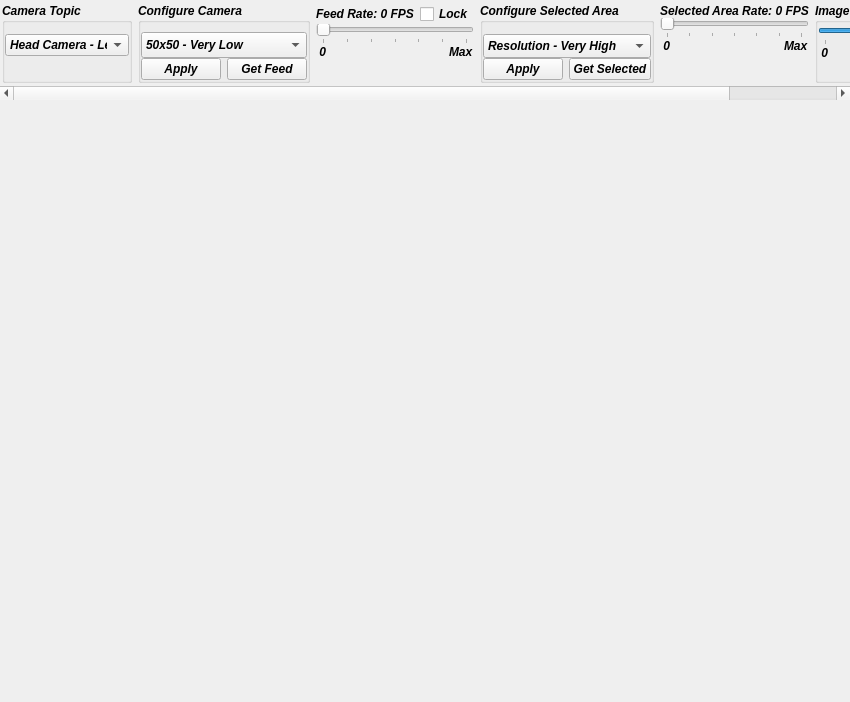
<?xml version="1.0" encoding="UTF-8"?>
<ui version="4.0">
 <class>CameraViewWidget</class>
 <widget class="QWidget" name="CameraViewWidget">
  <property name="geometry">
   <rect>
    <x>0</x>
    <y>0</y>
    <width>850</width>
    <height>702</height>
   </rect>
  </property>
  <property name="minimumSize">
   <size>
    <width>250</width>
    <height>0</height>
   </size>
  </property>
  <property name="maximumSize">
   <size>
    <width>16777215</width>
    <height>16777215</height>
   </size>
  </property>
  <property name="windowTitle">
   <string>CameraViewWidget</string>
  </property>
  <layout class="QVBoxLayout" name="verticalLayout_3">
   <property name="spacing">
    <number>0</number>
   </property>
   <property name="sizeConstraint">
    <enum>QLayout::SetMinAndMaxSize</enum>
   </property>
   <property name="margin">
    <number>0</number>
   </property>
   <item>
    <widget class="QScrollArea" name="scrollArea">
     <property name="minimumSize">
      <size>
       <width>0</width>
       <height>0</height>
      </size>
     </property>
     <property name="maximumSize">
      <size>
       <width>16777215</width>
       <height>100</height>
      </size>
     </property>
     <property name="font">
      <font>
       <pointsize>9</pointsize>
       <weight>75</weight>
       <italic>true</italic>
       <bold>true</bold>
      </font>
     </property>
     <property name="frameShape">
      <enum>QFrame::NoFrame</enum>
     </property>
     <property name="lineWidth">
      <number>0</number>
     </property>
     <property name="verticalScrollBarPolicy">
      <enum>Qt::ScrollBarAsNeeded</enum>
     </property>
     <property name="horizontalScrollBarPolicy">
      <enum>Qt::ScrollBarAsNeeded</enum>
     </property>
     <property name="widgetResizable">
      <bool>true</bool>
     </property>
     <widget class="QWidget" name="scrolling_area">
      <property name="geometry">
       <rect>
        <x>0</x>
        <y>0</y>
        <width>999</width>
        <height>84</height>
       </rect>
      </property>
      <property name="sizePolicy">
       <sizepolicy hsizetype="Expanding" vsizetype="Expanding">
        <horstretch>0</horstretch>
        <verstretch>0</verstretch>
       </sizepolicy>
      </property>
      <layout class="QHBoxLayout" name="horizontalLayout_2">
       <property name="margin">
        <number>2</number>
       </property>
       <item>
        <widget class="QWidget" name="widget" native="true">
         <layout class="QVBoxLayout" name="verticalLayout_2">
          <property name="spacing">
           <number>0</number>
          </property>
          <property name="margin">
           <number>0</number>
          </property>
          <item>
           <widget class="QGroupBox" name="groupBox">
            <property name="sizePolicy">
             <sizepolicy hsizetype="Expanding" vsizetype="Expanding">
              <horstretch>0</horstretch>
              <verstretch>0</verstretch>
             </sizepolicy>
            </property>
            <property name="maximumSize">
             <size>
              <width>130</width>
              <height>80</height>
             </size>
            </property>
            <property name="title">
             <string>Camera Topic</string>
            </property>
            <layout class="QVBoxLayout" name="verticalLayout_4">
             <property name="spacing">
              <number>0</number>
             </property>
             <property name="leftMargin">
              <number>0</number>
             </property>
             <property name="rightMargin">
              <number>0</number>
             </property>
             <property name="bottomMargin">
              <number>0</number>
             </property>
             <item>
              <widget class="QComboBox" name="camera">
               <property name="enabled">
                <bool>true</bool>
               </property>
               <property name="sizePolicy">
                <sizepolicy hsizetype="Expanding" vsizetype="Expanding">
                 <horstretch>0</horstretch>
                 <verstretch>0</verstretch>
                </sizepolicy>
               </property>
               <property name="maximumSize">
                <size>
                 <width>16777215</width>
                 <height>28</height>
                </size>
               </property>
               <property name="focusPolicy">
                <enum>Qt::TabFocus</enum>
               </property>
               <property name="insertPolicy">
                <enum>QComboBox::InsertAtTop</enum>
               </property>
               <item>
                <property name="text">
                 <string>Head Camera - Left</string>
                </property>
               </item>
               <item>
                <property name="text">
                 <string>Head Camera - Right</string>
                </property>
               </item>
               <item>
                <property name="text">
                 <string>Left Hand Camera - Left</string>
                </property>
               </item>
               <item>
                <property name="text">
                 <string>Left Hand Camera - Right</string>
                </property>
               </item>
               <item>
                <property name="text">
                 <string>Right Hand Camera - Left</string>
                </property>
               </item>
               <item>
                <property name="text">
                 <string>Right Hand Camera - Right</string>
                </property>
               </item>
              </widget>
             </item>
             <item>
              <spacer name="verticalSpacer_3">
               <property name="orientation">
                <enum>Qt::Vertical</enum>
               </property>
               <property name="sizeHint" stdset="0">
                <size>
                 <width>20</width>
                 <height>40</height>
                </size>
               </property>
              </spacer>
             </item>
            </layout>
           </widget>
          </item>
         </layout>
        </widget>
       </item>
       <item>
        <widget class="QGroupBox" name="feed_fps_box">
         <property name="sizePolicy">
          <sizepolicy hsizetype="Expanding" vsizetype="Expanding">
           <horstretch>0</horstretch>
           <verstretch>0</verstretch>
          </sizepolicy>
         </property>
         <property name="maximumSize">
          <size>
           <width>16777215</width>
           <height>80</height>
          </size>
         </property>
         <property name="title">
          <string>Configure Camera</string>
         </property>
         <property name="alignment">
          <set>Qt::AlignLeading|Qt::AlignLeft|Qt::AlignTop</set>
         </property>
         <property name="checkable">
          <bool>false</bool>
         </property>
         <layout class="QVBoxLayout" name="verticalLayout_5">
          <property name="spacing">
           <number>0</number>
          </property>
          <property name="leftMargin">
           <number>0</number>
          </property>
          <property name="topMargin">
           <number>9</number>
          </property>
          <property name="rightMargin">
           <number>0</number>
          </property>
          <property name="bottomMargin">
           <number>0</number>
          </property>
          <item>
           <widget class="QComboBox" name="feed_resolution">
            <property name="sizePolicy">
             <sizepolicy hsizetype="Expanding" vsizetype="Expanding">
              <horstretch>0</horstretch>
              <verstretch>0</verstretch>
             </sizepolicy>
            </property>
            <property name="maximumSize">
             <size>
              <width>16777215</width>
              <height>28</height>
             </size>
            </property>
            <property name="currentIndex">
             <number>4</number>
            </property>
            <item>
             <property name="text">
              <string>800x800 - Very High</string>
             </property>
            </item>
            <item>
             <property name="text">
              <string>400x400 - High</string>
             </property>
            </item>
            <item>
             <property name="text">
              <string>200x200 - Medium</string>
             </property>
            </item>
            <item>
             <property name="text">
              <string>100x100 - Low</string>
             </property>
            </item>
            <item>
             <property name="text">
              <string>50x50 - Very Low</string>
             </property>
            </item>
           </widget>
          </item>
          <item>
           <widget class="QWidget" name="widget_10" native="true">
            <layout class="QHBoxLayout" name="horizontalLayout_5">
             <property name="margin">
              <number>0</number>
             </property>
             <item>
              <widget class="QPushButton" name="applyCameraFeed">
               <property name="text">
                <string>Apply</string>
               </property>
              </widget>
             </item>
             <item>
              <widget class="QPushButton" name="getCameraImage">
               <property name="text">
                <string>Get Feed</string>
               </property>
               <property name="shortcut">
                <string>F</string>
               </property>
              </widget>
             </item>
            </layout>
           </widget>
          </item>
         </layout>
        </widget>
       </item>
       <item>
        <widget class="QWidget" name="widget_2" native="true">
         <layout class="QVBoxLayout" name="verticalLayout_7">
          <property name="spacing">
           <number>0</number>
          </property>
          <property name="leftMargin">
           <number>0</number>
          </property>
          <property name="topMargin">
           <number>2</number>
          </property>
          <property name="rightMargin">
           <number>0</number>
          </property>
          <property name="bottomMargin">
           <number>0</number>
          </property>
          <item>
           <widget class="QWidget" name="widget_7" native="true">
            <layout class="QHBoxLayout" name="horizontalLayout">
             <property name="margin">
              <number>0</number>
             </property>
             <item>
              <widget class="QLabel" name="label_9">
               <property name="text">
                <string>&lt;html&gt;&lt;head/&gt;&lt;body&gt;&lt;p&gt;&lt;span style=&quot; font-weight:600;&quot;&gt;Feed Rate: 0 FPS&lt;/span&gt;&lt;/p&gt;&lt;/body&gt;&lt;/html&gt;</string>
               </property>
               <property name="textFormat">
                <enum>Qt::RichText</enum>
               </property>
              </widget>
             </item>
             <item>
              <widget class="QCheckBox" name="lock_box">
               <property name="sizePolicy">
                <sizepolicy hsizetype="Maximum" vsizetype="Maximum">
                 <horstretch>0</horstretch>
                 <verstretch>0</verstretch>
                </sizepolicy>
               </property>
               <property name="maximumSize">
                <size>
                 <width>81</width>
                 <height>22</height>
                </size>
               </property>
               <property name="text">
                <string>Lock</string>
               </property>
              </widget>
             </item>
            </layout>
           </widget>
          </item>
          <item>
           <widget class="QSlider" name="feed_slider">
            <property name="sizePolicy">
             <sizepolicy hsizetype="Expanding" vsizetype="Expanding">
              <horstretch>0</horstretch>
              <verstretch>0</verstretch>
             </sizepolicy>
            </property>
            <property name="maximumSize">
             <size>
              <width>174</width>
              <height>24</height>
             </size>
            </property>
            <property name="focusPolicy">
             <enum>Qt::WheelFocus</enum>
            </property>
            <property name="maximum">
             <number>30</number>
            </property>
            <property name="value">
             <number>0</number>
            </property>
            <property name="orientation">
             <enum>Qt::Horizontal</enum>
            </property>
            <property name="tickPosition">
             <enum>QSlider::TicksBelow</enum>
            </property>
            <property name="tickInterval">
             <number>5</number>
            </property>
           </widget>
          </item>
          <item>
           <widget class="QWidget" name="widget_11" native="true">
            <property name="sizePolicy">
             <sizepolicy hsizetype="Maximum" vsizetype="Maximum">
              <horstretch>0</horstretch>
              <verstretch>0</verstretch>
             </sizepolicy>
            </property>
            <property name="maximumSize">
             <size>
              <width>191</width>
              <height>16</height>
             </size>
            </property>
            <layout class="QHBoxLayout" name="horizontalLayout_8">
             <property name="spacing">
              <number>0</number>
             </property>
             <property name="margin">
              <number>0</number>
             </property>
             <item>
              <widget class="QLabel" name="label_11">
               <property name="sizePolicy">
                <sizepolicy hsizetype="Maximum" vsizetype="Maximum">
                 <horstretch>0</horstretch>
                 <verstretch>0</verstretch>
                </sizepolicy>
               </property>
               <property name="maximumSize">
                <size>
                 <width>20</width>
                 <height>20</height>
                </size>
               </property>
               <property name="text">
                <string> 0</string>
               </property>
              </widget>
             </item>
             <item>
              <spacer name="horizontalSpacer_3">
               <property name="orientation">
                <enum>Qt::Horizontal</enum>
               </property>
               <property name="sizeHint" stdset="0">
                <size>
                 <width>40</width>
                 <height>20</height>
                </size>
               </property>
              </spacer>
             </item>
             <item>
              <widget class="QLabel" name="label_12">
               <property name="sizePolicy">
                <sizepolicy hsizetype="Maximum" vsizetype="Maximum">
                 <horstretch>0</horstretch>
                 <verstretch>0</verstretch>
                </sizepolicy>
               </property>
               <property name="maximumSize">
                <size>
                 <width>31</width>
                 <height>20</height>
                </size>
               </property>
               <property name="text">
                <string>Max</string>
               </property>
              </widget>
             </item>
            </layout>
           </widget>
          </item>
          <item>
           <spacer name="verticalSpacer">
            <property name="orientation">
             <enum>Qt::Vertical</enum>
            </property>
            <property name="sizeHint" stdset="0">
             <size>
              <width>20</width>
              <height>40</height>
             </size>
            </property>
           </spacer>
          </item>
         </layout>
        </widget>
       </item>
       <item>
        <widget class="QGroupBox" name="area_feed_box">
         <property name="sizePolicy">
          <sizepolicy hsizetype="Preferred" vsizetype="Preferred">
           <horstretch>0</horstretch>
           <verstretch>0</verstretch>
          </sizepolicy>
         </property>
         <property name="maximumSize">
          <size>
           <width>16777215</width>
           <height>80</height>
          </size>
         </property>
         <property name="baseSize">
          <size>
           <width>0</width>
           <height>0</height>
          </size>
         </property>
         <property name="title">
          <string>Configure Selected Area</string>
         </property>
         <property name="checkable">
          <bool>false</bool>
         </property>
         <layout class="QVBoxLayout" name="verticalLayout_6">
          <property name="spacing">
           <number>0</number>
          </property>
          <property name="leftMargin">
           <number>0</number>
          </property>
          <property name="rightMargin">
           <number>0</number>
          </property>
          <property name="bottomMargin">
           <number>0</number>
          </property>
          <item>
           <widget class="QComboBox" name="selected_resolution">
            <property name="sizePolicy">
             <sizepolicy hsizetype="Expanding" vsizetype="Expanding">
              <horstretch>0</horstretch>
              <verstretch>0</verstretch>
             </sizepolicy>
            </property>
            <property name="maximumSize">
             <size>
              <width>16777215</width>
              <height>28</height>
             </size>
            </property>
            <item>
             <property name="text">
              <string>Resolution - Very High</string>
             </property>
            </item>
            <item>
             <property name="text">
              <string>Resolution - High</string>
             </property>
            </item>
            <item>
             <property name="text">
              <string>Resolution - Medium</string>
             </property>
            </item>
            <item>
             <property name="text">
              <string>Resolution - Low</string>
             </property>
            </item>
            <item>
             <property name="text">
              <string>Resolution - Very Low</string>
             </property>
            </item>
           </widget>
          </item>
          <item>
           <widget class="QWidget" name="widget_8" native="true">
            <layout class="QHBoxLayout" name="horizontalLayout_3">
             <property name="margin">
              <number>0</number>
             </property>
             <item>
              <widget class="QPushButton" name="applyAreaFeed">
               <property name="text">
                <string>Apply</string>
               </property>
              </widget>
             </item>
             <item>
              <widget class="QPushButton" name="getAreaImage">
               <property name="text">
                <string>Get Selected</string>
               </property>
               <property name="shortcut">
                <string>S</string>
               </property>
              </widget>
             </item>
            </layout>
           </widget>
          </item>
         </layout>
        </widget>
       </item>
       <item>
        <widget class="QWidget" name="widget_3" native="true">
         <layout class="QVBoxLayout" name="verticalLayout_8">
          <property name="spacing">
           <number>0</number>
          </property>
          <property name="leftMargin">
           <number>0</number>
          </property>
          <property name="topMargin">
           <number>2</number>
          </property>
          <property name="rightMargin">
           <number>0</number>
          </property>
          <property name="bottomMargin">
           <number>0</number>
          </property>
          <item>
           <widget class="QLabel" name="label_10">
            <property name="text">
             <string>&lt;html&gt;&lt;head/&gt;&lt;body&gt;&lt;p&gt;&lt;span style=&quot; font-weight:600;&quot;&gt;Selected Area Rate: 0 FPS&lt;/span&gt;&lt;/p&gt;&lt;/body&gt;&lt;/html&gt;</string>
            </property>
           </widget>
          </item>
          <item>
           <widget class="QSlider" name="selected_slider">
            <property name="sizePolicy">
             <sizepolicy hsizetype="Maximum" vsizetype="Maximum">
              <horstretch>0</horstretch>
              <verstretch>0</verstretch>
             </sizepolicy>
            </property>
            <property name="maximumSize">
             <size>
              <width>174</width>
              <height>24</height>
             </size>
            </property>
            <property name="maximum">
             <number>30</number>
            </property>
            <property name="value">
             <number>0</number>
            </property>
            <property name="orientation">
             <enum>Qt::Horizontal</enum>
            </property>
            <property name="tickPosition">
             <enum>QSlider::TicksBelow</enum>
            </property>
            <property name="tickInterval">
             <number>5</number>
            </property>
           </widget>
          </item>
          <item>
           <widget class="QWidget" name="widget_4" native="true">
            <property name="sizePolicy">
             <sizepolicy hsizetype="Maximum" vsizetype="Maximum">
              <horstretch>0</horstretch>
              <verstretch>0</verstretch>
             </sizepolicy>
            </property>
            <property name="maximumSize">
             <size>
              <width>191</width>
              <height>16</height>
             </size>
            </property>
            <layout class="QHBoxLayout" name="horizontalLayout_4">
             <property name="spacing">
              <number>0</number>
             </property>
             <property name="margin">
              <number>0</number>
             </property>
             <item>
              <widget class="QLabel" name="label_6">
               <property name="sizePolicy">
                <sizepolicy hsizetype="Maximum" vsizetype="Maximum">
                 <horstretch>0</horstretch>
                 <verstretch>0</verstretch>
                </sizepolicy>
               </property>
               <property name="maximumSize">
                <size>
                 <width>20</width>
                 <height>20</height>
                </size>
               </property>
               <property name="text">
                <string> 0</string>
               </property>
              </widget>
             </item>
             <item>
              <spacer name="horizontalSpacer_2">
               <property name="orientation">
                <enum>Qt::Horizontal</enum>
               </property>
               <property name="sizeHint" stdset="0">
                <size>
                 <width>40</width>
                 <height>20</height>
                </size>
               </property>
              </spacer>
             </item>
             <item>
              <widget class="QLabel" name="label_7">
               <property name="sizePolicy">
                <sizepolicy hsizetype="Maximum" vsizetype="Maximum">
                 <horstretch>0</horstretch>
                 <verstretch>0</verstretch>
                </sizepolicy>
               </property>
               <property name="maximumSize">
                <size>
                 <width>31</width>
                 <height>20</height>
                </size>
               </property>
               <property name="text">
                <string>Max</string>
               </property>
              </widget>
             </item>
            </layout>
           </widget>
          </item>
          <item>
           <spacer name="verticalSpacer_2">
            <property name="orientation">
             <enum>Qt::Vertical</enum>
            </property>
            <property name="sizeHint" stdset="0">
             <size>
              <width>20</width>
              <height>40</height>
             </size>
            </property>
           </spacer>
          </item>
         </layout>
        </widget>
       </item>
       <item>
        <widget class="QGroupBox" name="image_box">
         <property name="sizePolicy">
          <sizepolicy hsizetype="Expanding" vsizetype="Expanding">
           <horstretch>0</horstretch>
           <verstretch>0</verstretch>
          </sizepolicy>
         </property>
         <property name="maximumSize">
          <size>
           <width>16777215</width>
           <height>80</height>
          </size>
         </property>
         <property name="title">
          <string>Image Transparency %</string>
         </property>
         <property name="checkable">
          <bool>false</bool>
         </property>
         <layout class="QVBoxLayout" name="verticalLayout">
          <property name="spacing">
           <number>0</number>
          </property>
          <property name="leftMargin">
           <number>0</number>
          </property>
          <property name="topMargin">
           <number>2</number>
          </property>
          <property name="rightMargin">
           <number>0</number>
          </property>
          <property name="bottomMargin">
           <number>0</number>
          </property>
          <item>
           <widget class="QSlider" name="horizontalSlider_4">
            <property name="enabled">
             <bool>true</bool>
            </property>
            <property name="sizePolicy">
             <sizepolicy hsizetype="Maximum" vsizetype="Maximum">
              <horstretch>0</horstretch>
              <verstretch>0</verstretch>
             </sizepolicy>
            </property>
            <property name="maximumSize">
             <size>
              <width>154</width>
              <height>27</height>
             </size>
            </property>
            <property name="maximum">
             <number>100</number>
            </property>
            <property name="value">
             <number>50</number>
            </property>
            <property name="orientation">
             <enum>Qt::Horizontal</enum>
            </property>
            <property name="tickPosition">
             <enum>QSlider::TicksBelow</enum>
            </property>
            <property name="tickInterval">
             <number>20</number>
            </property>
           </widget>
          </item>
          <item>
           <widget class="QWidget" name="widget_12" native="true">
            <property name="sizePolicy">
             <sizepolicy hsizetype="Maximum" vsizetype="Maximum">
              <horstretch>0</horstretch>
              <verstretch>0</verstretch>
             </sizepolicy>
            </property>
            <property name="maximumSize">
             <size>
              <width>205</width>
              <height>16</height>
             </size>
            </property>
            <layout class="QHBoxLayout" name="horizontalLayout_9">
             <property name="spacing">
              <number>0</number>
             </property>
             <property name="margin">
              <number>0</number>
             </property>
             <item>
              <widget class="QLabel" name="label_13">
               <property name="sizePolicy">
                <sizepolicy hsizetype="Maximum" vsizetype="Maximum">
                 <horstretch>0</horstretch>
                 <verstretch>0</verstretch>
                </sizepolicy>
               </property>
               <property name="maximumSize">
                <size>
                 <width>20</width>
                 <height>20</height>
                </size>
               </property>
               <property name="text">
                <string> 0</string>
               </property>
              </widget>
             </item>
             <item>
              <spacer name="horizontalSpacer_4">
               <property name="orientation">
                <enum>Qt::Horizontal</enum>
               </property>
               <property name="sizeHint" stdset="0">
                <size>
                 <width>40</width>
                 <height>20</height>
                </size>
               </property>
              </spacer>
             </item>
             <item>
              <widget class="QLabel" name="label_14">
               <property name="sizePolicy">
                <sizepolicy hsizetype="Maximum" vsizetype="Maximum">
                 <horstretch>0</horstretch>
                 <verstretch>0</verstretch>
                </sizepolicy>
               </property>
               <property name="maximumSize">
                <size>
                 <width>31</width>
                 <height>20</height>
                </size>
               </property>
               <property name="text">
                <string>100</string>
               </property>
              </widget>
             </item>
            </layout>
           </widget>
          </item>
          <item>
           <spacer name="verticalSpacer_4">
            <property name="orientation">
             <enum>Qt::Vertical</enum>
            </property>
            <property name="sizeHint" stdset="0">
             <size>
              <width>20</width>
              <height>40</height>
             </size>
            </property>
           </spacer>
          </item>
         </layout>
        </widget>
       </item>
       <item>
        <spacer name="horizontalSpacer">
         <property name="orientation">
          <enum>Qt::Horizontal</enum>
         </property>
         <property name="sizeHint" stdset="0">
          <size>
           <width>40</width>
           <height>20</height>
          </size>
         </property>
        </spacer>
       </item>
      </layout>
     </widget>
    </widget>
   </item>
   <item>
    <widget class="vigir_ocs::CameraView" name="camera_view_" native="true">
     <property name="sizePolicy">
      <sizepolicy hsizetype="Expanding" vsizetype="Expanding">
       <horstretch>0</horstretch>
       <verstretch>0</verstretch>
      </sizepolicy>
     </property>
     <property name="mouseTracking">
      <bool>false</bool>
     </property>
     <property name="autoFillBackground">
      <bool>false</bool>
     </property>
     <property name="styleSheet">
      <string notr="true"/>
     </property>
    </widget>
   </item>
  </layout>
 </widget>
 <layoutdefault spacing="6" margin="11"/>
 <customwidgets>
  <customwidget>
   <class>vigir_ocs::CameraView</class>
   <extends>QWidget</extends>
   <header>camera_view.h</header>
   <container>1</container>
   <slots>
    <signal>setCameraTopic(int)</signal>
    <signal>setFullImageResolution(int)</signal>
    <signal>setCropImageResolution(int)</signal>
    <signal>setCameraSpeed(int)</signal>
    <signal>select(int,int,int,int)</signal>
    <slot>changeCameraTopic(int)</slot>
    <slot>changeFullImageResolution(int)</slot>
    <slot>changeCropImageResolution(int)</slot>
    <slot>changeCameraSpeed(int)</slot>
    <slot>selected(int,int,int,int)</slot>
    <slot>disableSelection()</slot>
    <slot>robotModelToggled(bool)</slot>
    <slot>lidarPointCloudToggled(bool)</slot>
    <slot>stereoPointCloudToggled(bool)</slot>
    <slot>laserScanToggled(bool)</slot>
    <slot>markerArrayToggled(bool)</slot>
    <slot>changeAlpha(int)</slot>
    <slot>changeLayer(int)</slot>
    <slot>changeZoom(int)</slot>
    <slot>updatePitch(int)</slot>
    <slot>gridMapToggled(bool)</slot>
    <slot>footstepPlanningToggled(bool)</slot>
    <slot>simulationRobotToggled(bool)</slot>
    <slot>requestPointCloudROI()</slot>
    <slot>changeCropCameraSpeed(int)</slot>
    <slot>applyFeedChanges()</slot>
    <slot>applyAreaChanges()</slot>
    <slot>requestSingleFeedImage()</slot>
    <slot>requestSingleAreaImage()</slot>
    <slot>vectorPressed()</slot>
    <slot>graspModelToggled(bool)</slot>
    <slot>templatesToggled(bool)</slot>
    <slot>requestedPointCloudToggled(bool)</slot>
    <slot>clearPointCloudRequests()</slot>
    <slot>clearMapRequests()</slot>
   </slots>
  </customwidget>
 </customwidgets>
 <resources/>
 <connections>
  <connection>
   <sender>feed_resolution</sender>
   <signal>currentIndexChanged(int)</signal>
   <receiver>camera_view_</receiver>
   <slot>changeFullImageResolution(int)</slot>
   <hints>
    <hint type="sourcelabel">
     <x>624</x>
     <y>203</y>
    </hint>
    <hint type="destinationlabel">
     <x>254</x>
     <y>372</y>
    </hint>
   </hints>
  </connection>
  <connection>
   <sender>selected_resolution</sender>
   <signal>currentIndexChanged(int)</signal>
   <receiver>camera_view_</receiver>
   <slot>changeCropImageResolution(int)</slot>
   <hints>
    <hint type="sourcelabel">
     <x>624</x>
     <y>236</y>
    </hint>
    <hint type="destinationlabel">
     <x>254</x>
     <y>372</y>
    </hint>
   </hints>
  </connection>
  <connection>
   <sender>camera</sender>
   <signal>currentIndexChanged(int)</signal>
   <receiver>camera_view_</receiver>
   <slot>changeCameraTopic(int)</slot>
   <hints>
    <hint type="sourcelabel">
     <x>608</x>
     <y>134</y>
    </hint>
    <hint type="destinationlabel">
     <x>254</x>
     <y>372</y>
    </hint>
   </hints>
  </connection>
  <connection>
   <sender>feed_slider</sender>
   <signal>valueChanged(int)</signal>
   <receiver>camera_view_</receiver>
   <slot>changeCameraSpeed(int)</slot>
   <hints>
    <hint type="sourcelabel">
     <x>619</x>
     <y>308</y>
    </hint>
    <hint type="destinationlabel">
     <x>254</x>
     <y>372</y>
    </hint>
   </hints>
  </connection>
  <connection>
   <sender>horizontalSlider_4</sender>
   <signal>valueChanged(int)</signal>
   <receiver>camera_view_</receiver>
   <slot>changeAlpha(int)</slot>
   <hints>
    <hint type="sourcelabel">
     <x>570</x>
     <y>464</y>
    </hint>
    <hint type="destinationlabel">
     <x>207</x>
     <y>299</y>
    </hint>
   </hints>
  </connection>
  <connection>
   <sender>selected_slider</sender>
   <signal>valueChanged(int)</signal>
   <receiver>camera_view_</receiver>
   <slot>changeCropCameraSpeed(int)</slot>
   <hints>
    <hint type="sourcelabel">
     <x>554</x>
     <y>451</y>
    </hint>
    <hint type="destinationlabel">
     <x>220</x>
     <y>299</y>
    </hint>
   </hints>
  </connection>
  <connection>
   <sender>applyAreaFeed</sender>
   <signal>clicked()</signal>
   <receiver>camera_view_</receiver>
   <slot>applyAreaChanges()</slot>
   <hints>
    <hint type="sourcelabel">
     <x>512</x>
     <y>505</y>
    </hint>
    <hint type="destinationlabel">
     <x>220</x>
     <y>299</y>
    </hint>
   </hints>
  </connection>
  <connection>
   <sender>applyCameraFeed</sender>
   <signal>clicked()</signal>
   <receiver>camera_view_</receiver>
   <slot>applyFeedChanges()</slot>
   <hints>
    <hint type="sourcelabel">
     <x>511</x>
     <y>319</y>
    </hint>
    <hint type="destinationlabel">
     <x>220</x>
     <y>299</y>
    </hint>
   </hints>
  </connection>
  <connection>
   <sender>getCameraImage</sender>
   <signal>clicked()</signal>
   <receiver>camera_view_</receiver>
   <slot>requestSingleFeedImage()</slot>
   <hints>
    <hint type="sourcelabel">
     <x>611</x>
     <y>319</y>
    </hint>
    <hint type="destinationlabel">
     <x>220</x>
     <y>299</y>
    </hint>
   </hints>
  </connection>
  <connection>
   <sender>getAreaImage</sender>
   <signal>clicked()</signal>
   <receiver>camera_view_</receiver>
   <slot>requestSingleAreaImage()</slot>
   <hints>
    <hint type="sourcelabel">
     <x>615</x>
     <y>505</y>
    </hint>
    <hint type="destinationlabel">
     <x>220</x>
     <y>299</y>
    </hint>
   </hints>
  </connection>
  <connection>
   <sender>getCameraImage</sender>
   <signal>clicked()</signal>
   <receiver>CameraViewWidget</receiver>
   <slot>setFeedToSingleImage()</slot>
   <hints>
    <hint type="sourcelabel">
     <x>611</x>
     <y>319</y>
    </hint>
    <hint type="destinationlabel">
     <x>363</x>
     <y>299</y>
    </hint>
   </hints>
  </connection>
  <connection>
   <sender>getAreaImage</sender>
   <signal>clicked()</signal>
   <receiver>CameraViewWidget</receiver>
   <slot>setAreaToSingleImage()</slot>
   <hints>
    <hint type="sourcelabel">
     <x>615</x>
     <y>505</y>
    </hint>
    <hint type="destinationlabel">
     <x>363</x>
     <y>299</y>
    </hint>
   </hints>
  </connection>
 </connections>
 <slots>
  <slot>alterDisplay(int)</slot>
  <slot>setFeedToSingleImage()</slot>
  <slot>setAreaToSingleImage()</slot>
 </slots>
</ui>
